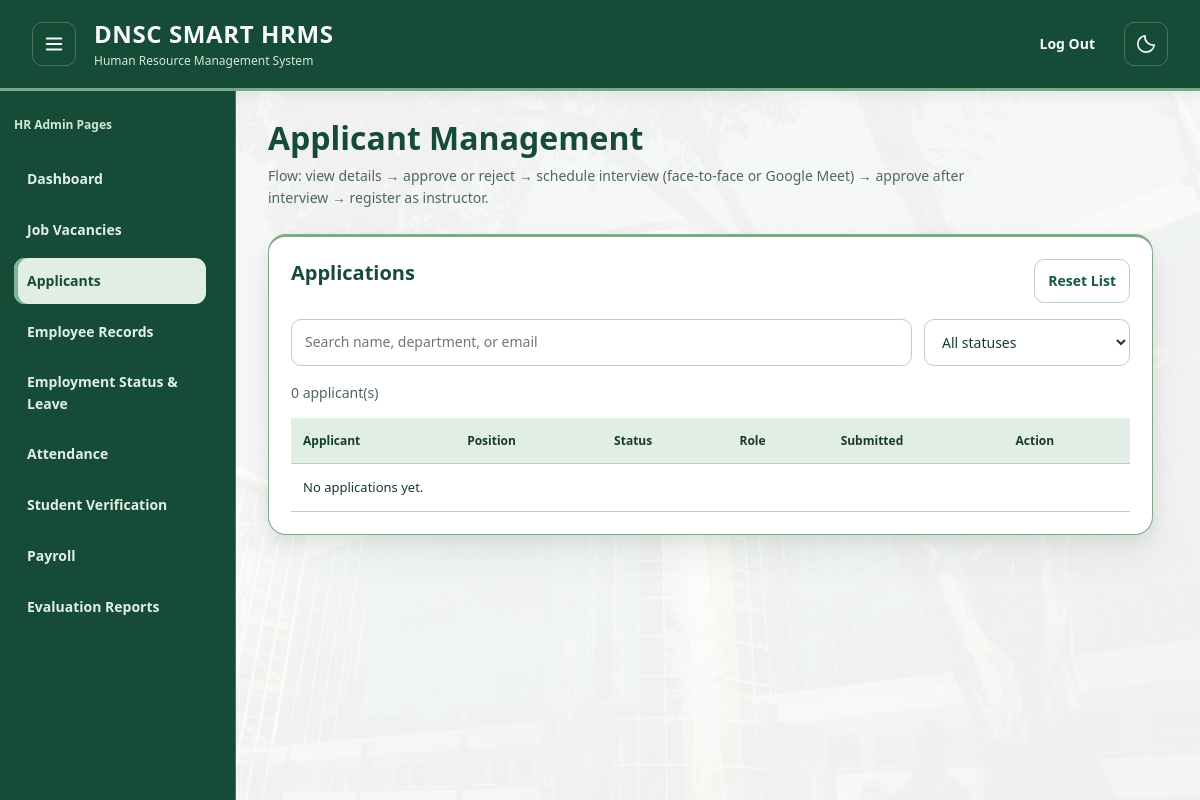
The page /hr-admin/HR_Admin_Applicant_Management.php (signed in) on the database as committed earlier.
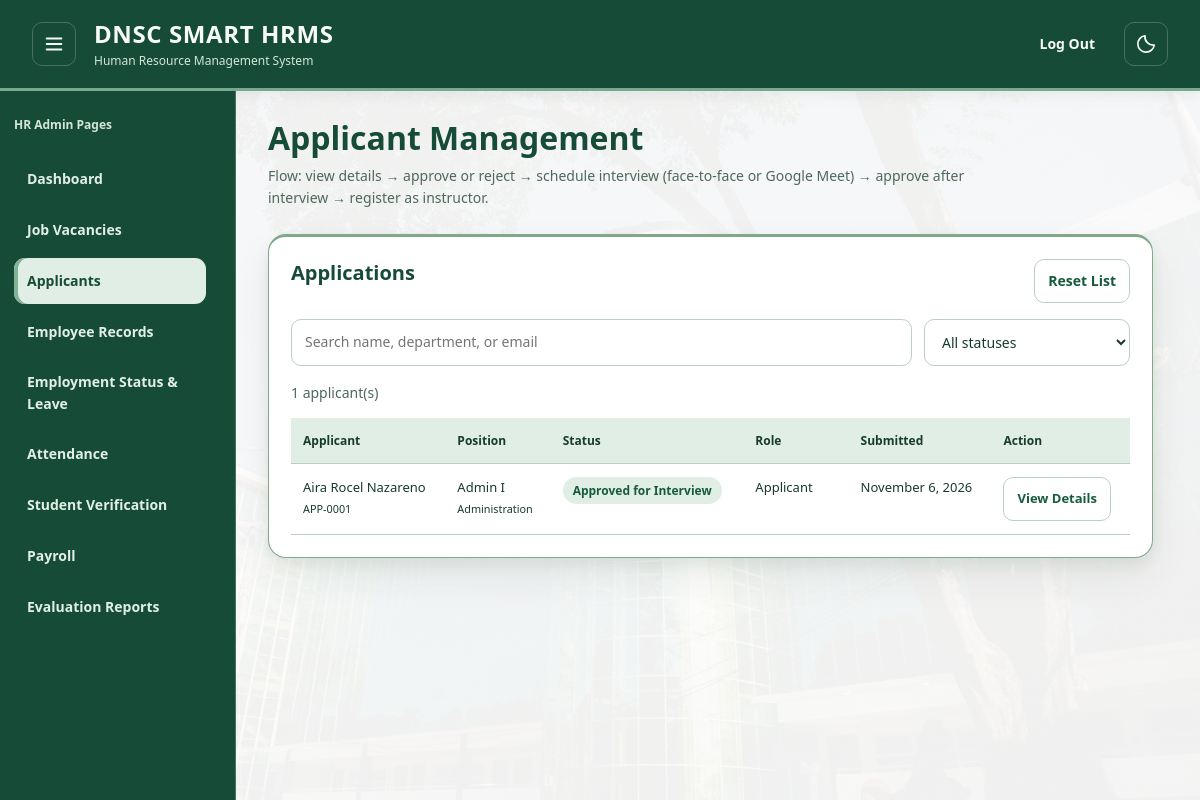
The same page on the database as committed later.
### tables this page shows
CREATE TABLE `applications` (
  `id` bigint(20) NOT NULL,
  `vacancy_id` bigint(20) DEFAULT NULL,
  `applicant_user_id` bigint(20) NOT NULL,
  `full_name` varchar(150) NOT NULL,
  `email` varchar(100) NOT NULL,
  `contact_number` varchar(20) DEFAULT NULL,
  `age` tinyint(3) UNSIGNED DEFAULT NULL,
  `position_applied` varchar(50) DEFAULT NULL,
  `highest_education` varchar(50) DEFAULT NULL,
  `years_experience` tinyint(3) UNSIGNED DEFAULT NULL,
  `experience_details` text DEFAULT NULL,
  `cover_letter` text DEFAULT NULL,
  `resume_file_path` varchar(255) DEFAULT NULL,
  `status` enum('submitted','reviewing','interviewed','hired','rejected') DEFAULT 'submitted',
  `reviewed_by_user_id` bigint(20) DEFAULT NULL,
  `reviewed_at` timestamp NULL DEFAULT NULL,
  `address` text DEFAULT NULL,
  `specialization` varchar(150) DEFAULT NULL,
  `prc_license_number` varchar(40) DEFAULT NULL,
  `prc_not_applicable` tinyint(1) DEFAULT 0,
  `created_at` timestamp NOT NULL DEFAULT current_timestamp(),
  `updated_at` timestamp NOT NULL DEFAULT current_timestamp() ON UPDATE current_timestamp()
);

CREATE TABLE `departments` (
  `id` bigint(20) NOT NULL,
  `branch_id` bigint(20) NOT NULL,
  `department_name` varchar(100) NOT NULL,
  `created_at` timestamp NOT NULL DEFAULT current_timestamp(),
  `updated_at` timestamp NOT NULL DEFAULT current_timestamp() ON UPDATE current_timestamp()
);

CREATE TABLE `roles` (
  `id` int(11) NOT NULL,
  `role_name` varchar(30) NOT NULL,
  `description` varchar(150) DEFAULT NULL
);

### hr-admin/HR_Admin_Applicant_Management.php (the view, shortened to what the changed rows need)
<?php
$pdo = db();
function e($v): string
{
    return htmlspecialchars((string)$v, ENT_QUOTES, 'UTF-8');
}
function status_label(string $status, bool $registered): string
{
    return [
        'submitted'   => 'Submitted',
        'reviewing'   => 'Approved for Interview',
        'interviewed' => 'Interview Passed',
        'hired'       => 'Hired',
        'rejected'    => 'Rejected',
    ][$status] ?? $status;
}
$sql = 'SELECT a.id, a.full_name, a.email, a.position_applied, a.status, a.created_at,
               d.department_name, r.role_name, e.id AS employee_id
          FROM applications a
          LEFT JOIN vacancies v    ON v.id = a.vacancy_id
          LEFT JOIN departments d  ON d.id = v.department_id
          LEFT JOIN users u        ON u.id = a.applicant_user_id
          LEFT JOIN roles r        ON r.id = u.role_id
          LEFT JOIN employees e    ON e.user_id = a.applicant_user_id'
    . ' ORDER BY a.created_at DESC, a.id DESC LIMIT 500';
$applicants = $pdo->query($sql)->fetchAll();
$total = count($applicants);
?>
<!doctype html>
<html lang="en" data-theme="light" data-ready="true">
<head>
    <link rel="stylesheet" href="../assets/ui-flow.css" />
    <link rel="stylesheet" href="../assets/navigation.css" />
    <link
        rel="stylesheet"
        href="../assets/light-theme.css?v=20261028-unified-employee" />
</head>
<body class="sidebar-shell flow-page">
    <div class="demo-layout hrms-layout">
        <main class="demo-main" id="main-content">
            <header class="demo-heading">
                <h1>Applicant Management</h1>
            </header>
            <section class="demo-panel">
                <div class="panel-title">
                    <h2>Applications</h2>
                    <button type="button" class="demo-button" id="reset-applicants">Reset List</button>
                </div>
                <div class="flow-toolbar">
                    <input type="search" id="applicant-search" aria-label="Search applicants" placeholder="Search name, department, or email" />
                    <select id="applicant-filter" aria-label="Filter application status">
                    </select>
                </div>
                <p id="applicant-count" aria-live="polite"><?= $total ?> applicant(s)</p>
                <div class="demo-table-wrap" data-no-search>
                    <table>
                        <thead>
                            <tr>
                                <th scope="col">Applicant</th>
                                <th scope="col">Position</th>
                                <th scope="col">Status</th>
                                <th scope="col">Role</th>
                                <th scope="col">Submitted</th>
                                <th scope="col">Action</th>
                            </tr>
                        </thead>
                        <tbody id="applicant-rows">
                            <?php if (!$applicants): ?>
                                <tr>
                                    <td colspan="6">No applications yet.</td>
                                </tr>
                            <?php endif; ?>
                            <?php foreach ($applicants as $a):
                                $reg   = $a['status'] === 'hired' && $a['employee_id'];
                                $label = status_label($a['status'], (bool)$reg);
                                $appNo = 'APP-' . str_pad((string)$a['id'], 4, '0', STR_PAD_LEFT); ?>
                                <tr data-status="<?= e($label) ?>" data-search="<?= e(strtolower($a['full_name'] . ' ' . $a['email'] . ' ' . ($a['department_name'] ?? '') . ' ' . $a['position_applied'] . ' ' . $appNo)) ?>">
                                    <td>
                                        <div><?= e($a['full_name']) ?></div>
                                        <div><small><?= e($appNo) ?></small></div>
                                    </td>
                                    <td>
                                        <div><?= e($a['position_applied']) ?></div>
                                        <div><small><?= e($a['department_name'] ?? '') ?></small></div>
                                    </td>
                                    <td><span class="demo-badge"><?= e($label) ?></span></td>
                                    <td><?= e(ucfirst((string)($a['role_name'] ?? ''))) ?></td>
                                    <td><?= e(date('F j, Y', strtotime($a['created_at']))) ?></td>
                                    <td><a class="demo-button" href="?id=<?= (int)$a['id'] ?>#application-detail">View Details</a></td>
                                </tr>
                            <?php endforeach; ?>
                        </tbody>
                    </table>
                </div>
            </section>
        </main>
    </div>
</body>
</html>

Rows that differ between the two databases and show on the page:
added applications: full_name "Aira Rocel Nazareno", id "APP-0001", position_applied "Admin I", departments.department_name "Administration", status "Approved for Interview", roles.role_name "Applicant", created_at "November 6, 2026"
Other text that changed with them:
$total: "0" → "1"
text no longer shown: "No applications yet."
